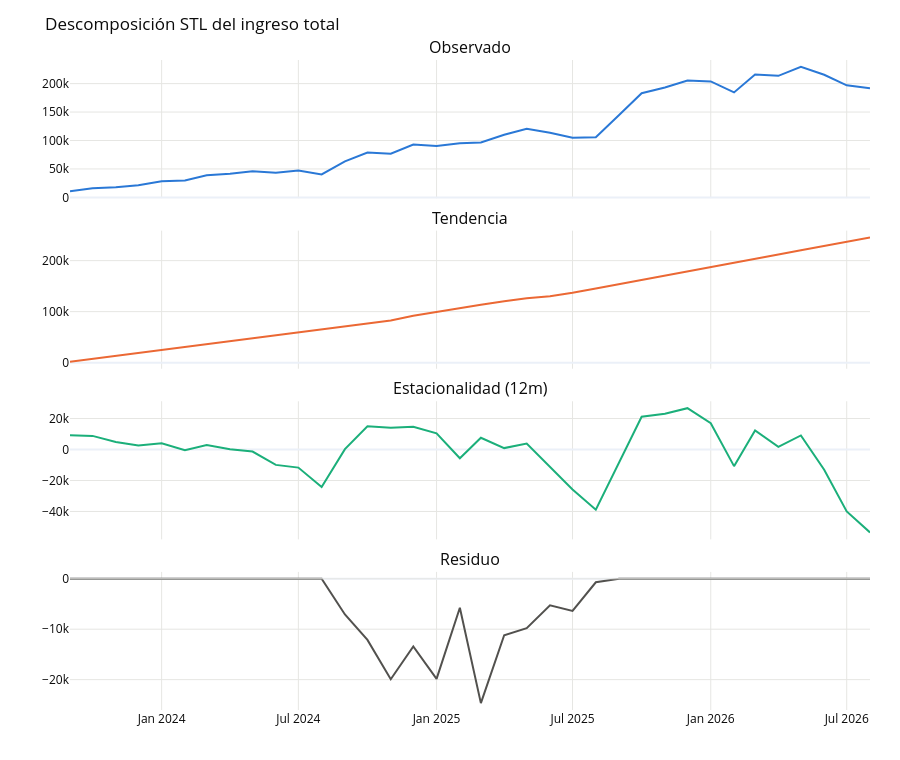

The notebook cell this image was saved under:
### Markdown cell above
El mix se mueve de forma clara: la suscripción arranca siendo casi todo el ingreso recurrente y
va cediendo peso a la tienda a medida que el catálogo y las boutiques maduran. Ninguno de los
cuatro canales domina: 33,5% suscripción, 25,2% tienda online, 21,5% máquinas y 19,8% boutique.

Para el forecast esto importa porque **los cuatro canales no tienen la misma estacionalidad**,
así que el agregado hereda una mezcla que además cambia con el tiempo.

### Code cell
decompositions = {name: ts.stl_decompose(s, period=SEASON_LENGTH, robust=True)
                  for name, s in channels.items()}
decomposition = ts.stl_decompose(total_revenue, period=SEASON_LENGTH, robust=True)

strength = pd.DataFrame({
    "F_tendencia": {**{n: d.trend_strength for n, d in decompositions.items()},
                    "TOTAL": decomposition.trend_strength},
    "F_estacional": {**{n: d.seasonal_strength[SEASON_LENGTH] for n, d in decompositions.items()},
                     "TOTAL": decomposition.seasonal_strength[SEASON_LENGTH]},
}).round(3)
print(strength.to_string())

components = decomposition.to_frame()
fig = make_subplots(rows=4, cols=1, shared_xaxes=True, vertical_spacing=0.05,
                    subplot_titles=("Observado", "Tendencia", "Estacionalidad (12m)", "Residuo"))
for row, (col, color) in enumerate([("observed", C_BLUE), ("trend", C_ORANGE),
                                    (f"seasonal_{SEASON_LENGTH}", C_AQUA), ("resid", C_MUTED)], start=1):
    fig.add_trace(go.Scatter(x=components.index, y=components[col].to_numpy(), mode="lines",
                             line=dict(color=color, width=2), showlegend=False), row=row, col=1)
fig.add_hline(y=0, line=dict(color=C_GRID, width=1), row=4, col=1)
layout = {k: v for k, v in PLOT_LAYOUT.items() if k not in ("height", "xaxis", "yaxis", "legend")}
fig.update_layout(**layout, height=760, showlegend=False,
                  title="Descomposición STL del ingreso total")
fig.update_xaxes(gridcolor=C_GRID); fig.update_yaxes(gridcolor=C_GRID)
fig.show()
